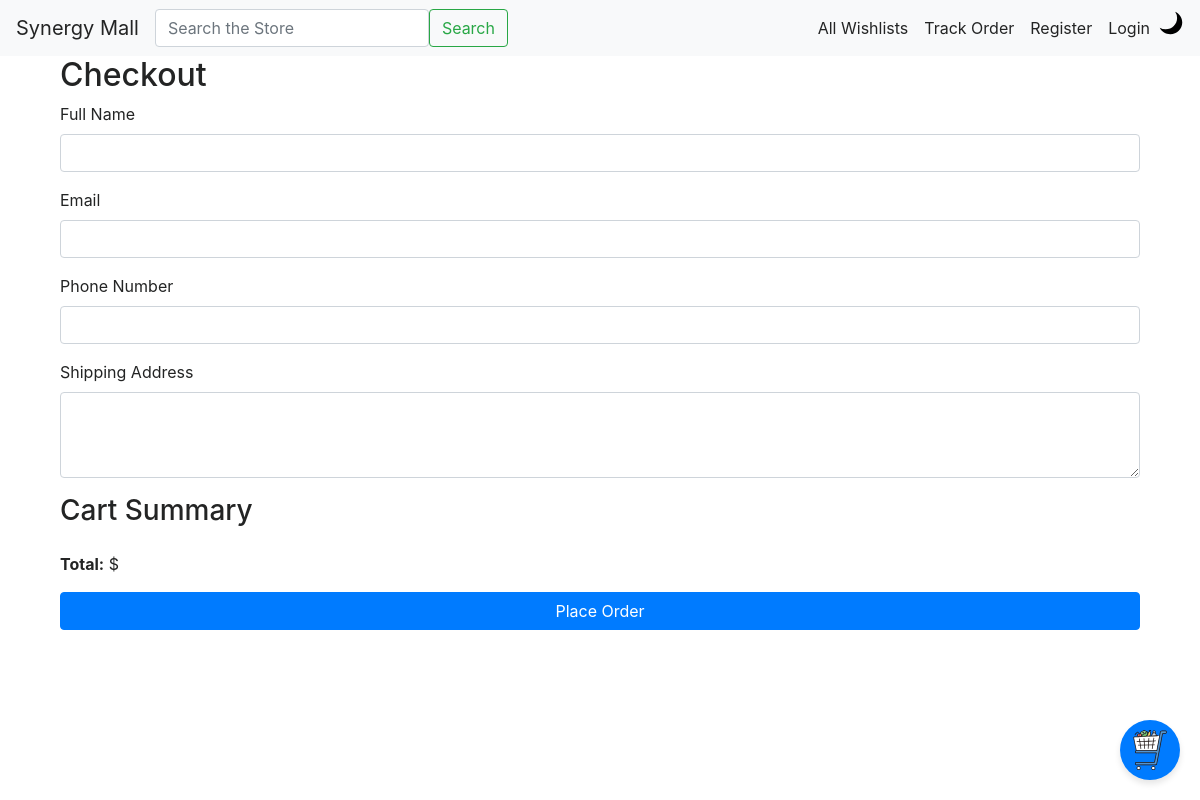
The app's page /buy/1/, older data.
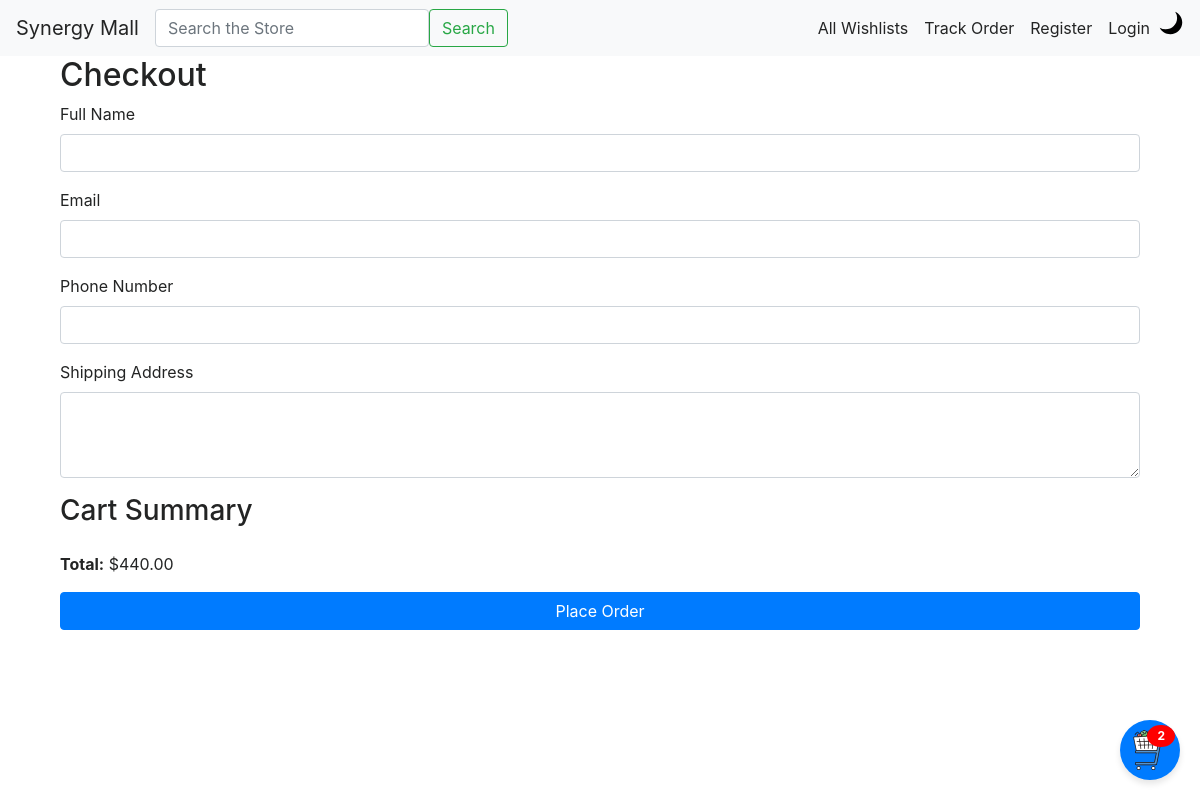
The same page, newer data.
### synergy_mall/models.py (models this page shows, shortened)
class Cart(models.Model):
    STATUS_CHOICES = [
        ('active', 'Active'),
        ('checked_out', 'Checked Out'),
        ('abandoned', 'Abandoned'),
    ]
    user = models.ForeignKey(User, on_delete=models.CASCADE, null=True, blank=True)
    session_key = models.CharField(max_length=255, blank=True, null=True, db_index=True)
    created_at = models.DateTimeField(auto_now_add=True)
    modified_at = models.DateTimeField(auto_now=True)
    status = models.CharField(max_length=20, choices=STATUS_CHOICES, default='active')
    def get_total_price(self):
        return sum(item.get_total_price() for item in self.items.all())

class CartItem(models.Model):
    cart = models.ForeignKey(Cart, on_delete=models.CASCADE, related_name="items")
    product = models.ForeignKey(Product, on_delete=models.CASCADE)
    quantity = models.PositiveIntegerField(default=1)
    price = models.DecimalField(max_digits=10, decimal_places=2)
    created_at = models.DateTimeField(auto_now_add=True)
    modified_at = models.DateTimeField(auto_now=True)
    def get_total_price(self):
        return self.price * self.quantity
    class Meta:
        constraints = [
            models.CheckConstraint(check=models.Q(quantity__gte=1), name="cartitem_quantity_positive"),
        ]

### synergy_mall/views.py (the view)
# urls.py: path('buy/<int:product_id>/', views.buy, name='buy'),
def buy(request, product_id):
    product = get_object_or_404(Product, id=product_id)
    if request.method == "POST":
        form = CheckoutForm(request.POST)
        if form.is_valid():
            order = Order.objects.create(
                user=request.user if request.user.is_authenticated else None,
                product=product,
                quantity=1,  # Outright buy is always one item
                total_price=product.price,
                status='pending',  # Default status for a new order
                **form.cleaned_data  # Include shipping or payment details from form
            )
            return redirect('order_success')  # Replace with your success page URL
    else:
        form = CheckoutForm()
    return render(request, 'synergy_mall/checkout.html', {
        'form': form,
        'product': product,
    })

### synergy_mall/forms.py
class CheckoutForm(forms.Form):
    name = forms.CharField(max_length=255, required=True)
    email = forms.EmailField(required=True)
    phone = forms.CharField(max_length=15, required=True)
    address = forms.CharField(widget=forms.Textarea, required=True)

### synergy_mall/context_processors.py (called while the page is built)
def get_cart(request):
    if request.user.is_authenticated:
        return Cart.objects.filter(user=request.user, status="active").first()
    session_key = request.session.session_key
    if not session_key:
        request.session.create()
        session_key = request.session.session_key
    return Cart.objects.filter(session_key=session_key, status="active").first()

def cart_context(request):
    cart = get_cart(request)
    cart_item_count = cart.items.all().count() if cart else 0
    return {
        "cart": cart,
        "cart_items_count": cart_item_count,
    }

### synergy_mall/templates/synergy_mall/checkout.html (shortened to what this page needs)
{% extends 'base.html' %}
{% block content %}
<div class="container">
    <h2>Checkout</h2>
    <form method="POST">
        <div class="mb-3">
            <label for="name" class="form-label">Full Name</label>
            <input type="text" class="form-control" id="name" name="name" required>
        </div>
        <div class="mb-3">
            <label for="email" class="form-label">Email</label>
            <input type="email" class="form-control" id="email" name="email" required>
        </div>
        <div class="mb-3">
            <label for="phone_number" class="form-label">Phone Number</label>
            <input type="text" class="form-control" id="phone_number" name="phone_number" required>
        </div>
        <div class="mb-3">
            <label for="shipping_address" class="form-label">Shipping Address</label>
            <textarea class="form-control" id="shipping_address" name="shipping_address" rows="3" required></textarea>
        </div>
        <h3>Cart Summary</h3>
        <p class="mt-3"><strong>Total:</strong> ${{ cart.get_total_price }}</p>
        <button type="submit" class="btn btn-primary btn-block">Place Order</button>
    </form>
</div>
{% endblock %}

Row changes from the older to the newer data that the page shows:
added Cart: get_total_price "440.00"
Text that changed along with them:
{{ cart_items_count }}: (not shown) → "2"
